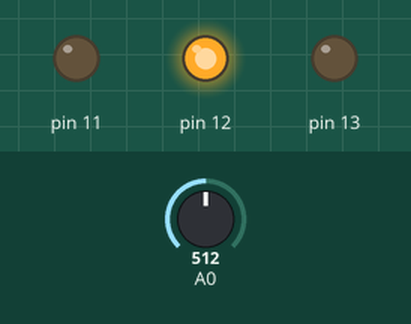
This sketch was run on a simulated Arduino Uno, built with avr-gcc and run on an emulated ATmega328P. On the bench: output pins drawn as LEDs (lit = HIGH). The inputs (shaded band) are chosen by the test bench; at power-on: A0 = 512.

Above: at 1.2 s.
1.3 s: A0 set to 668
2.8 s: A0 set to 698
At 3.3 s:
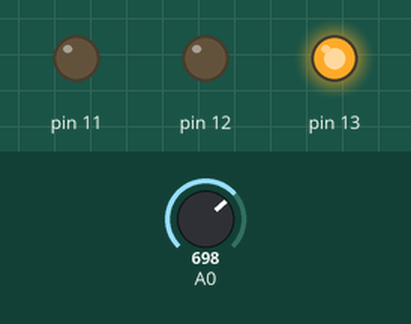
4.3 s: A0 set to 306
At 5.5 s:
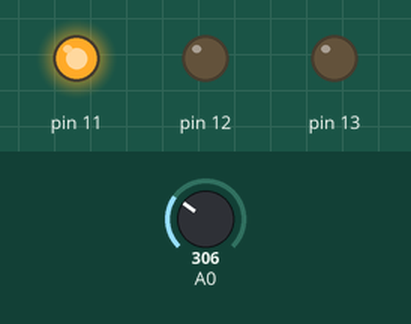
5.8 s: A0 set to 327
7.3 s: A0 set to 355
At 7.9 s:
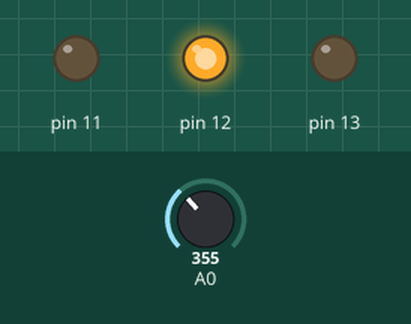
8.8 s: A0 set to 189
At 10.2 s:
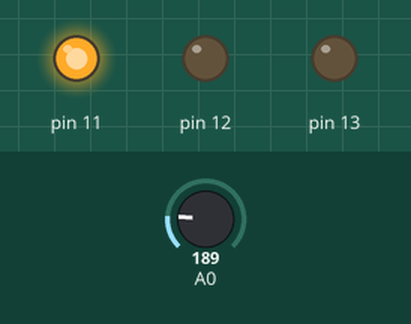
Timing chart, 0 to 11.3 s (numbered marks = the images above; inputs shaded):
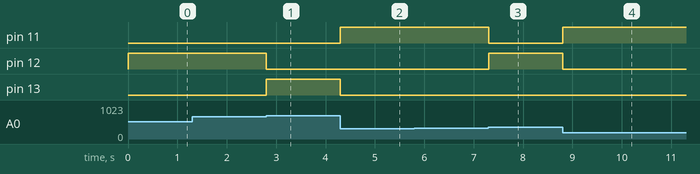

The sketch:

3_led_and_potensiometer_led.ino
```cpp
void setup()
{
  Serial.begin(9600);
  pinMode (13, OUTPUT);
  pinMode (12, OUTPUT);
  pinMode (11, OUTPUT);
  digitalWrite(13, LOW);
  digitalWrite(12, LOW);
  digitalWrite(11, LOW);
}

void loop()
{
  int input = map(analogRead(0), 0, 1023, 0, 300);
  if(input > 199)
  {
    digitalWrite(13, HIGH);
    digitalWrite(12, LOW);
    digitalWrite(11, LOW);
  }
  else if (input > 99)
  {
    digitalWrite(13, LOW);
    digitalWrite(12, HIGH);
    digitalWrite(11, LOW);
  }
  else if (input > -1)
  {
    digitalWrite(13, LOW);
    digitalWrite(12, LOW);
    digitalWrite(11, HIGH);
  }
  delay(1);
}
```

Measured:
- the behaviour switches between 681 and 682 on A0 (found by bisection; images 0 and 1)
- the behaviour switches between 340 and 341 on A0 (found by bisection; images 2 and 3)
- after the input at 1.3 s, every drawn part: stays the same
- after the input at 2.8 s, pin 12: HIGH → LOW at once; pin 13: LOW → HIGH at once
- after the input at 4.3 s, pin 11: LOW → HIGH at once; pin 13: HIGH → LOW at once
- after the input at 5.8 s, every drawn part: stays the same
- after the input at 7.3 s, pin 11: HIGH → LOW at once; pin 12: LOW → HIGH at once
- after the input at 8.8 s, pin 11: LOW → HIGH at once; pin 12: HIGH → LOW at once
